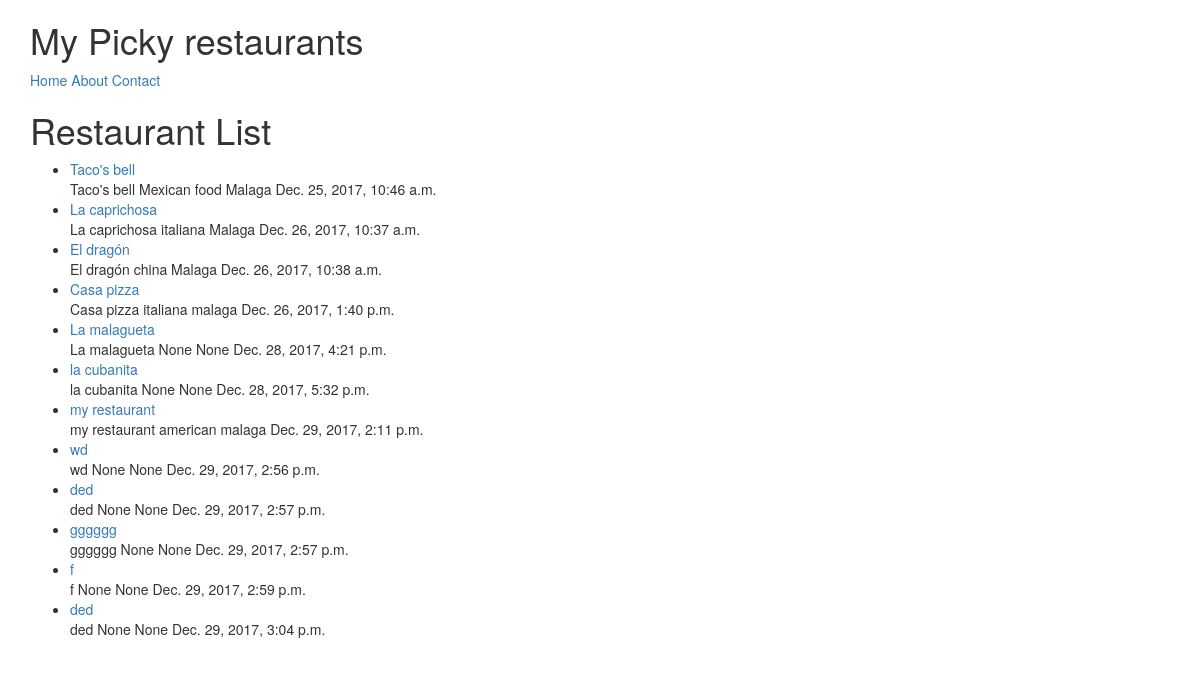
The page /restaurants/ on the database as committed earlier.
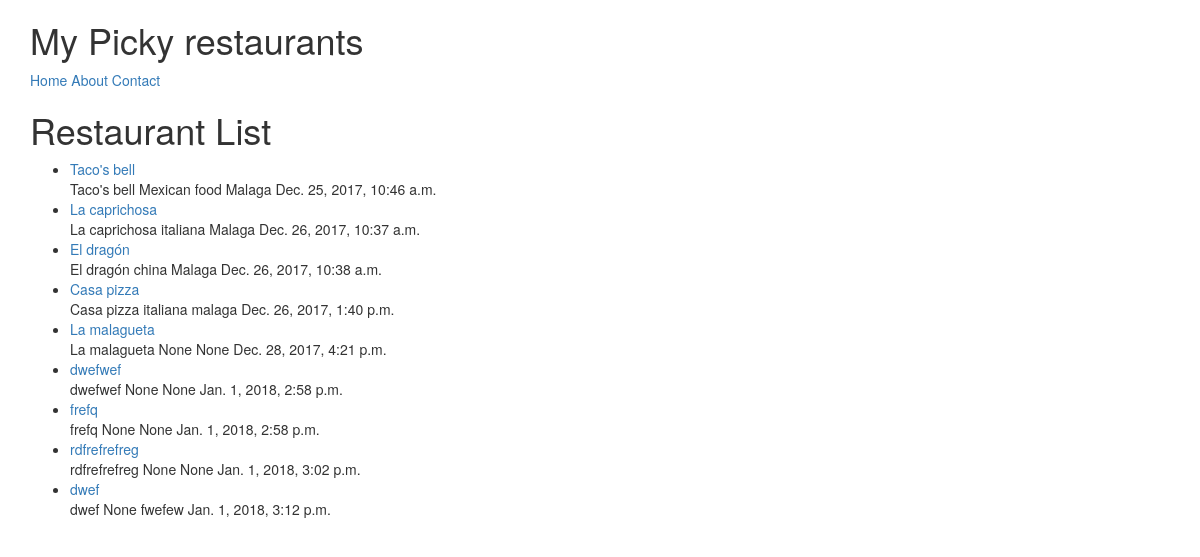
The same page on the database as committed later.
### restaurants/models.py (models this page shows, shortened)
class RestaurantLocation(models.Model):
    name        = models.CharField(max_length=120)
    location    = models.CharField(max_length=120, null=True, blank=True)
    category    = models.CharField(max_length=120, null=True, blank=True, validators=[validate_category])
    created_at  = models.DateTimeField(auto_now_add=True)
    updated_at  = models.DateTimeField(auto_now=True)
    slug        = models.SlugField(null=True, blank=True)

### restaurants/views.py (the view)
# urls.py: url(r'^restaurants/$', RestaurantListView.as_view()),
class RestaurantListView(ListView):
    def get_queryset(self):
        slug = self.kwargs.get("slug")
        if slug:
            queryset = RestaurantLocation.objects.filter(
                Q(category__iexact=slug) |
                Q(category__icontains=slug)
            )
        else:
            queryset = RestaurantLocation.objects.all()
        return queryset

### restaurants/templates/restaurants/restaurantlocation_list.html (shortened to what this page needs)
{% extends "base.html" %}
{% block content %}
<h1>Restaurant List</h1>
<ul>
    {% for obj in object_list %}
        <li><a href="/restaurants/{{ obj.slug }}"> {{ obj.name }} </a><br/>
            {{ obj.name }} {{ obj.category }} {{ obj.location }} {{ obj.created_at }}</li>
    {% endfor %}
</ul>
{% endblock content %}

### templates/base.html (shortened to what this page needs)
<!DOCTYPE html>
<html lang="en">
    <head>
        {% include 'snippets/css.html' %}
    </head>
    <body>
        {% include 'snippets/nav.html' %}
        <div class="container">
            {% block content %}{% endblock content %}
        </div>
    </body>
</html>

### templates/snippets/css.html (shortened to what this page needs)
<link rel="stylesheet" href="https://maxcdn.bootstrapcdn.com/bootstrap/3.3.7/css/bootstrap.min.css"
>
<link rel="stylesheet" href="https://maxcdn.bootstrapcdn.com/bootstrap/3.3.7/css/bootstrap-theme.min.css"
>

### templates/snippets/nav.html
<div class="container">
    <h1>My Picky restaurants</h1>
    <a href="/">Home</a>
    <a href="/about/">About</a>
    <a href="/contact/">Contact</a>
</div>

Rows that differ between the two databases and show on the page:
removed RestaurantLocation: name "la cubanita", category "None", location "None", created_at "Dec. 28, 2017, 5:32 p.m."
removed RestaurantLocation: name "my restaurant", category "american", location "malaga", created_at "Dec. 29, 2017, 2:11 p.m."
removed RestaurantLocation: name "wd", category "None", location "None", created_at "Dec. 29, 2017, 2:56 p.m."
removed RestaurantLocation: name "ded", category "None", location "None", created_at "Dec. 29, 2017, 2:57 p.m."
removed RestaurantLocation: name "gggggg", category "None", location "None", created_at "Dec. 29, 2017, 2:57 p.m."
removed RestaurantLocation: name "f", category "None", location "None", created_at "Dec. 29, 2017, 2:59 p.m."
removed RestaurantLocation: name "ded", category "None", location "None", created_at "Dec. 29, 2017, 3:04 p.m."
added RestaurantLocation: name "dwefwef", category "None", location "None", created_at "Jan. 1, 2018, 2:58 p.m."
added RestaurantLocation: name "frefq", category "None", location "None", created_at "Jan. 1, 2018, 2:58 p.m."
added RestaurantLocation: name "rdfrefrefreg", category "None", location "None", created_at "Jan. 1, 2018, 3:02 p.m."
added RestaurantLocation: name "dwef", category "None", location "fwefew", created_at "Jan. 1, 2018, 3:12 p.m."
